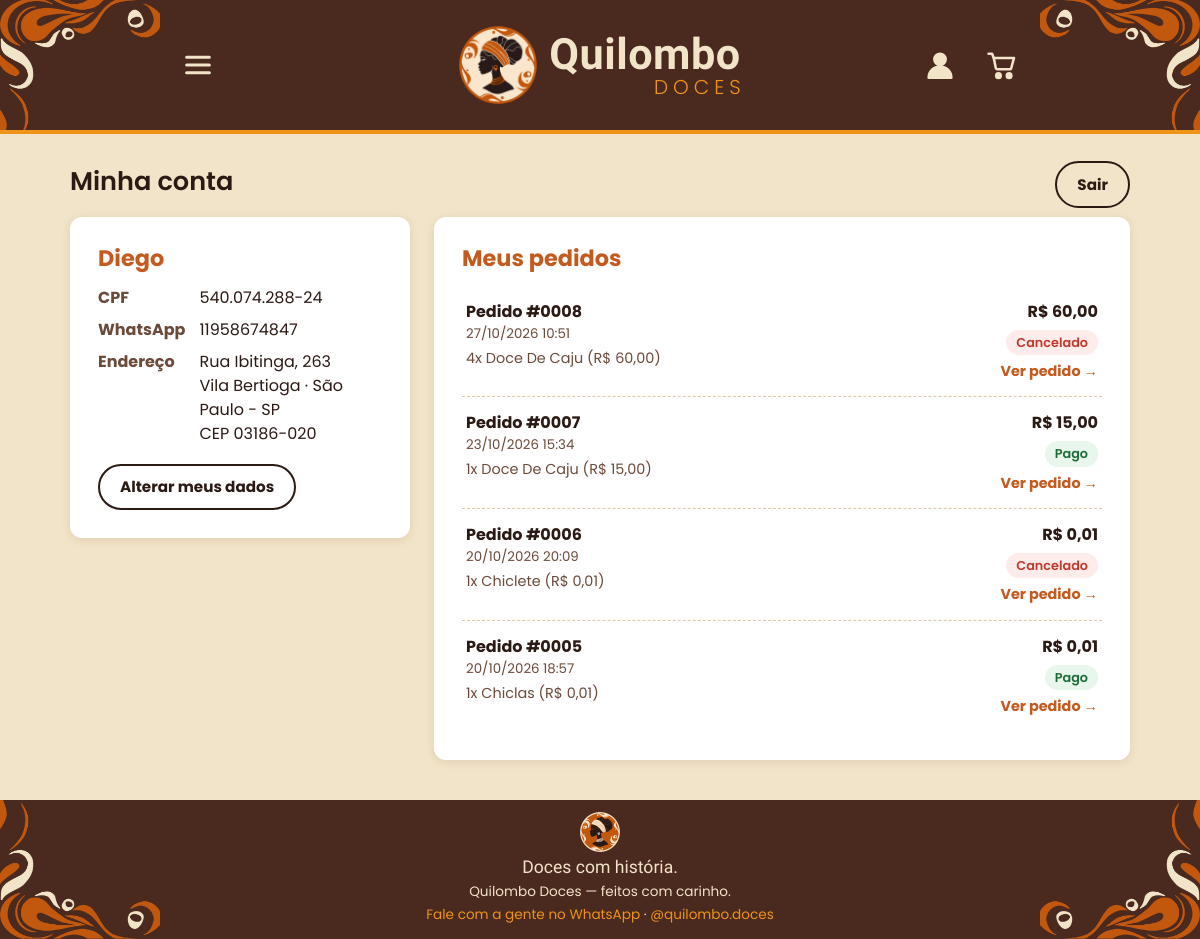
Page /conta (signed in) on the committed database.
### tables this page shows
CREATE TABLE clientes (
                id          INTEGER PRIMARY KEY AUTOINCREMENT,
                nome        TEXT    NOT NULL,
                cpf         TEXT    NOT NULL UNIQUE,
                telefone    TEXT    NOT NULL,
                endereco    TEXT    NOT NULL,
                complemento TEXT,
                bairro      TEXT    NOT NULL,
                cidade      TEXT    NOT NULL,
                cep         TEXT    NOT NULL,
                senha_hash  TEXT    NOT NULL
            , numero TEXT);

CREATE TABLE pedidos (
                id        INTEGER PRIMARY KEY AUTOINCREMENT,
                token     TEXT    NOT NULL,
                nome      TEXT    NOT NULL,
                telefone  TEXT    NOT NULL,
                itens     TEXT    NOT NULL,
                total     REAL    NOT NULL,
                status    TEXT    NOT NULL DEFAULT 'aguardando',
                criado_em TEXT    NOT NULL
            , cliente_id INTEGER, cpf TEXT, endereco TEXT, itens_json TEXT);

### contas.py (the view)
@contas.route("/conta")
def minha_conta():
    cliente = cliente_atual()
    if cliente is None:
        return render_template("conta_entrar.html", proximo="", erro="")
    conn = conectar_banco()
    pedidos = conn.execute(
        'SELECT * FROM pedidos WHERE cliente_id = ? ORDER BY id DESC',
        (cliente["id"],)).fetchall()
    conn.close()
    return render_template("conta.html", cliente=cliente, pedidos=pedidos)

### app.py (called while the page is built)
@app.template_filter("brl")
def formato_brl(valor):
    return f"{float(valor):.2f}".replace(".", ",")

@app.context_processor
def dados_globais():
    return {
        "qtd_carrinho": sum(session.get("carrinho", {}).values()),
        "whatsapp": WHATSAPP,
        "pedidos_pendentes": contar_pedidos_pendentes(),
        "cliente": cliente_atual(),      # cliente logado na loja (ou None)
    }

def contar_pedidos_pendentes():
    conn = conectar_banco()
    qtd = conn.execute(
        "SELECT COUNT(*) FROM pedidos WHERE status = 'informado'").fetchone()[0]
    conn.close()
    return qtd

@app.template_filter("numero_pedido")
def numero_pedido(id_pedido):
    return f"#{id_pedido:04d}"

@app.before_request
def proteger_admin():
    endpoint = request.endpoint or ""
    if (not endpoint                            # pagina que nao existe: mostra o erro 404
            or endpoint.startswith("loja")
            or endpoint.startswith("contas.")
            or endpoint in PAGINAS_PUBLICAS
            or session.get("admin_id")):
        return None
    if endpoint == "listar":
        return redirect(url_for("loja"))
    proximo = request.path if request.method == "GET" else ""
    return redirect(url_for("admin_entrar", proximo=proximo))

### contas.py (called while the page is built)
def so_numeros(texto):
    return "".join(c for c in texto if c.isdigit())

@contas.app_template_filter("cpf")
def formatar_cpf(cpf):
    n = so_numeros(cpf or "")
    if len(n) != 11:
        return cpf or ""
    return f"{n[:3]}.{n[3:6]}.{n[6:9]}-{n[9:]}"

def cliente_atual():
    id_cliente = session.get("cliente_id")
    if not id_cliente:
        return None
    conn = conectar_banco()
    cliente = conn.execute('SELECT * FROM clientes WHERE id = ?',
                           (id_cliente,)).fetchone()
    conn.close()
    if cliente is None:                     # conta apagada: sai da sessao
        session.pop("cliente_id", None)
    return cliente

### templates/conta.html (shortened to what this page needs)
{% extends "base_loja.html" %}
{% block conteudo %}
  <div class="secao-cabecalho">
    <h2 class="secao-titulo">Minha conta</h2>
    <form method="post" action="{{ url_for('contas.sair') }}">
      <button type="submit" class="btn btn-contorno">Sair</button>
    </form>
  </div>
  <div class="conta">
    <section class="cartao conta-dados">
      <h3>{{ cliente['nome'] }}</h3>
      <dl>
        <dt>CPF</dt><dd>{{ cliente['cpf']|cpf }}</dd>
        <dt>WhatsApp</dt><dd>{{ cliente['telefone'] }}</dd>
        <dt>Endereço</dt>
        <dd>
          {{ cliente['endereco'] }}{% if cliente['numero'] %}, {{ cliente['numero'] }}{% endif %}{% if cliente['complemento'] %}, {{ cliente['complemento'] }}{% endif %}<br>
          {{ cliente['bairro'] }} &middot; {{ cliente['cidade'] }}<br>
          CEP {{ cliente['cep'] }}
        </dd>
      </dl>
      <a class="btn btn-contorno" href="{{ url_for('contas.editar') }}">Alterar meus dados</a>
    </section>
    <section class="cartao conta-pedidos">
      <h3>Meus pedidos</h3>
      {% if pedidos %}
        {% for p in pedidos %}
          <a class="pedido-linha" href="{{ url_for('loja_pedido', token=p['token']) }}">
            <div>
              <b>Pedido {{ p['id']|numero_pedido }}</b>
              <small>{{ p['criado_em'] }}</small>
              <span class="pedido-itens">{{ p['itens'] }}</span>
            </div>
            <div class="pedido-lado">
              <b>R$ {{ p['total']|brl }}</b>
              {% include "_situacao_pedido.html" %}
              {% if p['status'] in ('aguardando', 'informado') %}
                <span class="pedido-acao">Continuar pagamento &rarr;</span>
              {% else %}
                <span class="pedido-acao">Ver pedido &rarr;</span>
              {% endif %}
            </div>
          </a>
        {% endfor %}
      {% else %}
        <p class="vazio">Você ainda não fez nenhum pedido.</p>
        <p class="centro"><a class="btn btn-principal" href="{{ url_for('loja_produtos') }}">Ver nossos doces</a></p>
      {% endif %}
    </section>
  </div>
{% endblock %}

### templates/_situacao_pedido.html
{% if p['status'] == 'aguardando' %}<span class="selo selo-aguardando">Aguardando Pix</span>
{% elif p['status'] == 'informado' %}<span class="selo selo-informado">Conferindo pagamento</span>
{% elif p['status'] == 'pago' %}<span class="selo selo-pago">Pago</span>
{% else %}<span class="selo selo-cancelado">Cancelado</span>{% endif %}

### static/loja.css (style rules this page uses)
:root { --areia: #f2e4c8; --areia-escura: #e8d5ae; --cacau: #2b1a14; --raiz: #4a2a1e; --cacau-2: #2b1a14; --terracota: #c35a1e; --terracota-hover: #4a2a1e; --ouro: #ef9319; --ouro-hover: #d6820f; --verde: #25d366; --verde-hover: #1da851; --perigo: #c0392b; --sucesso-bg: #e8f6ec; --sucesso-txt: #1e6b3a; --erro-bg: #fdecea; --branco: #ffffff; --borda: #dcc9a0; --texto-suave: #6b4a3a; --raio: 10px; --raio-grande: 12px; --sombra: 0 2px 10px rgba(74, 42, 30, 0.10); --sombra-forte: 0 8px 20px rgba(74, 42, 30, 0.18); --fonte-texto: "Poppins", Arial, sans-serif; --fonte-marca: "Kaushan Script", cursive; --fonte-titulo: "Poppins", Arial, sans-serif; }
* { box-sizing: border-box; }
body { margin: 0; font-family: var(--fonte-texto); font-size: 16px; line-height: 1.5; color: var(--cacau); background: var(--areia); min-height: 100vh; display: flex; flex-direction: column; }
h1, h2, h3 { font-family: var(--fonte-texto); font-weight: 600; line-height: 1.2; }
a { color: var(--terracota); }
h1, h2, h3 { margin: 0; }
a { text-decoration: none; }
.secao-titulo { font-size: 1.6rem; margin: 8px 0 20px; }
.secao-cabecalho { display: flex; align-items: baseline; justify-content: space-between; flex-wrap: wrap; gap: 8px; margin-top: 36px; }
.secao-cabecalho:first-of-type { margin-top: 0; }
.btn { display: inline-block; border: 2px solid transparent; border-radius: 999px; padding: 10px 20px; font-family: inherit; font-size: 0.95rem; font-weight: 700; cursor: pointer; text-align: center; transition: background 0.2s, transform 0.1s; }
.btn-contorno { background: transparent; color: var(--cacau); border-color: var(--cacau); }
.cartao { background: var(--branco); border-radius: var(--raio-grande); box-shadow: var(--sombra); padding: 28px; }
.cartao h3 { font-family: var(--fonte-titulo); font-weight: 700; font-size: 1.4rem; color: var(--terracota); margin: 0 0 14px; }
.conta { display: grid; grid-template-columns: 340px 1fr; gap: 24px; align-items: start; }
.conta-dados dl, .dados-entrega { display: grid; grid-template-columns: auto 1fr; gap: 8px 14px; margin: 0 0 18px; }
.conta-dados dt, .dados-entrega dt { font-weight: 700; color: var(--texto-suave); }
.conta-dados dd, .dados-entrega dd { margin: 0; overflow-wrap: anywhere; }
.pedido-linha { display: flex; justify-content: space-between; gap: 16px; padding: 14px 4px; border-bottom: 1px dashed var(--borda); color: var(--cacau); }
.pedido-linha:last-child { border-bottom: none; }
.pedido-linha small { display: block; color: var(--texto-suave); }
.pedido-itens { display: block; margin-top: 4px; white-space: pre-line; font-size: 0.9rem; color: var(--texto-suave); }
.pedido-lado { display: flex; flex-direction: column; align-items: flex-end; gap: 6px; text-align: right; white-space: nowrap; }
.pedido-acao { font-weight: 700; font-size: 0.9rem; color: var(--terracota); }
.selo { display: inline-block; padding: 3px 10px; border-radius: 999px; font-size: 0.8rem; font-weight: 600; white-space: nowrap; }
.selo-pago { background: var(--sucesso-bg); color: var(--sucesso-txt); }
.selo-cancelado { background: var(--erro-bg); color: var(--perigo); }

### rows in the picture
clientes: nome "Diego", cpf|cpf "540.074.288-24", telefone "11958674847", endereco "Rua Ibitinga, 263", bairro "Vila Bertioga", cidade "São Paulo - SP", cep "03186-020"
pedidos: id|numero_pedido "#0008", criado_em "27/10/2026 10:51", itens "4x Doce De Caju (R$ 60,00)", total|brl "60,00", status "Cancelado"
pedidos: id|numero_pedido "#0007", criado_em "23/10/2026 15:34", itens "1x Doce De Caju (R$ 15,00)", total|brl "15,00", status "Pago"
pedidos: id|numero_pedido "#0006", criado_em "20/10/2026 20:09", itens "1x Chiclete (R$ 0,01)", total|brl "0,01", status "Cancelado"
pedidos: id|numero_pedido "#0005", criado_em "20/10/2026 18:57", itens "1x Chiclas (R$ 0,01)", total|brl "0,01", status "Pago"
